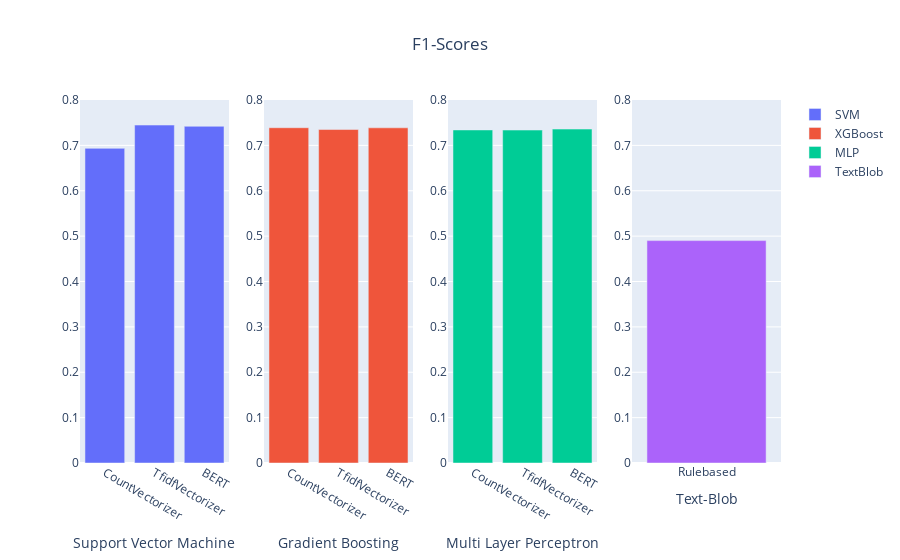

Here is the notebook cell this chart was saved with:
### Markdown cell above
### Visualize Results

### Code cell
from plotly.subplots import make_subplots
import plotly.graph_objects as go

fig = make_subplots(rows=1, cols=4, specs=[[{"type": "bar"}, {"type": "bar"}, {"type": "bar"}, {"type": "bar"}]])

fig.add_trace(go.Bar(x=df_results[df_results["model"] == "SVM"]["features"], y=df_results[df_results["model"] == "SVM"]["f1_score"], name="SVM"), 1, 1)
fig.add_trace(go.Bar(x=df_results[df_results["model"] == "XGBoost"]["features"], y=df_results[df_results["model"] == "XGBoost"]["f1_score"], name="XGBoost"), 1, 2)
fig.add_trace(go.Bar(x=df_results[df_results["model"] == "MLP"]["features"], y=df_results[df_results["model"] == "MLP"]["f1_score"], name="MLP"), 1, 3)
fig.add_trace(go.Bar(x=df_results[df_results["model"] == "TextBlob"]["features"], y=df_results[df_results["model"] == "TextBlob"]["f1_score"], name="TextBlob"), 1, 4)

#make the scale the same for all subplots
fig.update_yaxes(range=[0, 0.8], row=1, col=1)
fig.update_yaxes(range=[0, 0.8], row=1, col=2)
fig.update_yaxes(range=[0, 0.8], row=1, col=3)
fig.update_yaxes(range=[0, 0.8], row=1, col=4)

#make the title for each subplot
fig.update_layout(title_text="F1-Scores", title_x=0.5)
fig.update_xaxes(title_text="Support Vector Machine", row=1, col=1)
fig.update_xaxes(title_text="Gradient Boosting", row=1, col=2)
fig.update_xaxes(title_text="Multi Layer Perceptron", row=1, col=3)
fig.update_xaxes(title_text="Text-Blob", row=1, col=4)


fig.show()
fig.write_html("f1_score.html")

### Figure 1 — Plotly figure (JSON) as saved in the notebook; plotly's stock layout.template omitted (floating-point values rounded to 4 significant figures)
{"data": [{"name": "SVM", "type": "bar", "x": ["CountVectorizer", "TfidfVectorizer", "BERT"], "xaxis": "x", "y": [0.6934, 0.7447, 0.742], "yaxis": "y"}, {"name": "XGBoost", "type": "bar", "x": ["CountVectorizer", "TfidfVectorizer", "BERT"], "xaxis": "x2", "y": [0.7389, 0.7349, 0.7387], "yaxis": "y2"}, {"name": "MLP", "type": "bar", "x": ["CountVectorizer", "TfidfVectorizer", "BERT"], "xaxis": "x3", "y": [0.734, 0.7337, 0.7359], "yaxis": "y3"}, {"name": "TextBlob", "type": "bar", "x": ["Rulebased"], "xaxis": "x4", "y": [0.4901], "yaxis": "y4"}], "layout": {"title": {"text": "F1-Scores", "x": 0.5}, "xaxis": {"anchor": "y", "domain": [0, 0.2125], "title": {"text": "Support Vector Machine"}}, "xaxis2": {"anchor": "y2", "domain": [0.2625, 0.475], "title": {"text": "Gradient Boosting"}}, "xaxis3": {"anchor": "y3", "domain": [0.525, 0.7375], "title": {"text": "Multi Layer Perceptron"}}, "xaxis4": {"anchor": "y4", "domain": [0.7875, 1], "title": {"text": "Text-Blob"}}, "yaxis": {"anchor": "x", "domain": [0, 1], "range": [0, 0.8]}, "yaxis2": {"anchor": "x2", "domain": [0, 1], "range": [0, 0.8]}, "yaxis3": {"anchor": "x3", "domain": [0, 1], "range": [0, 0.8]}, "yaxis4": {"anchor": "x4", "domain": [0, 1], "range": [0, 0.8]}}}
